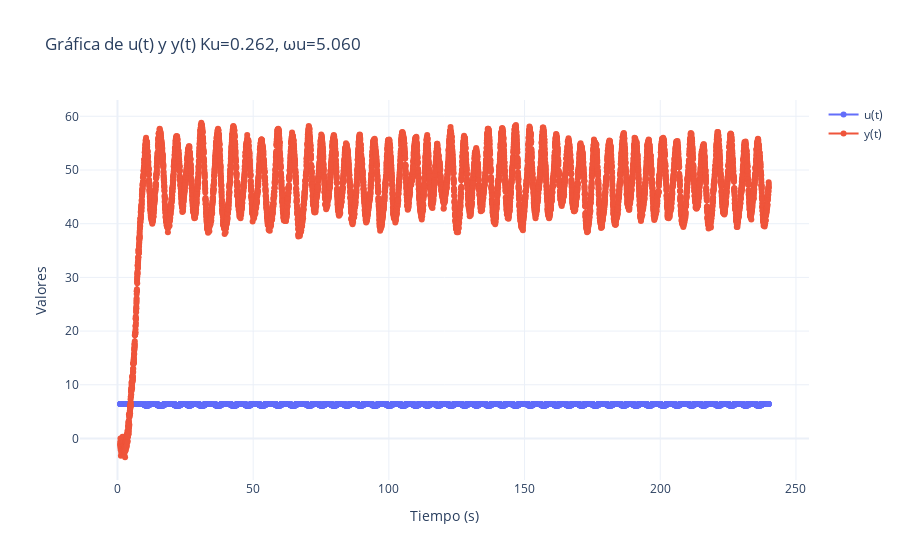

Here is the notebook cell this chart was saved with:
### Markdown cell above
## Estimación Ku Omega
Codigo generado por ChatGPT

### Code cell
import pandas as pd
import plotly.graph_objects as go
import numpy as np

def calcular_parametros(df):
    # Medir el valor pico a pico de la salida y(t)
    ypp = df["y(t)"].max() - df["y(t)"].min()
    a = ypp / 2
    
    # Encontrar el periodo Tu de la oscilación de u(t)
    difs = np.diff(df["u(t)"].values)
    cruces = np.where(np.sign(difs[:-1]) != np.sign(difs[1:]))[0]
    if len(cruces) > 1:
        Tu = np.mean(np.diff(df["tiempo"].iloc[cruces]))
    else:
        Tu = np.nan  # No se detectaron suficientes cruces
    
    # Calcular Ku y ωu
    e = 0  # Ajuste según el sistema
    Ku = (4 / np.pi) * (df["u(t)"].max() / np.sqrt(a**2 - e**2)) if a > e else np.nan
    omega_u = (2 * np.pi) / Tu if Tu > 0 else np.nan
    
    return Ku, omega_u

def graficar_datos(archivo, n_skip):
    # Cargar datos omitiendo las primeras n filas
    df = pd.read_csv(archivo, skiprows=n_skip, sep=",", engine="python")
    
    # Nombrar columnas
    df.columns = ["tiempo", "u(t)", "y(t)"]
    
    # Calcular parámetros del sistema
    Ku, omega_u = calcular_parametros(df)
    
    # Crear gráfica con zoom habilitado
    fig = go.Figure()
    fig.add_trace(go.Scatter(x=df["tiempo"], y=df["u(t)"], mode='lines+markers', name="u(t)"))
    fig.add_trace(go.Scatter(x=df["tiempo"], y=df["y(t)"], mode='lines+markers', name="y(t)"))
    
    fig.update_layout(title=f"Gráfica de u(t) y y(t)\nKu={Ku:.3f}, ωu={omega_u:.3f}",
                      xaxis_title="Tiempo (s)",
                      yaxis_title="Valores",
                      template="plotly_white",
                      xaxis=dict(rangemode='normal'),
                      yaxis=dict(rangemode='normal'))
    
    fig.show()

# Graficar por primera vez
graficar_datos("salida.txt", n_skip=50)

### Figure 1 — Plotly figure (JSON) as saved in the notebook; plotly's stock layout.template omitted (floating-point values rounded to 4 significant figures; data arrays with more than 128 entries replaced by an {"elided": "..."} marker saying what was removed)
{"data": [{"mode": "lines+markers", "name": "u(t)", "type": "scatter", "x": {"elided": "9561 float values"}, "y": {"elided": "9561 float values"}}, {"mode": "lines+markers", "name": "y(t)", "type": "scatter", "x": {"elided": "9561 float values"}, "y": {"elided": "9561 float values"}}], "layout": {"title": {"text": "Gráfica de u(t) y y(t)\nKu=0.262, ωu=5.060"}, "xaxis": {"rangemode": "normal", "title": {"text": "Tiempo (s)"}}, "yaxis": {"rangemode": "normal", "title": {"text": "Valores"}}}}
